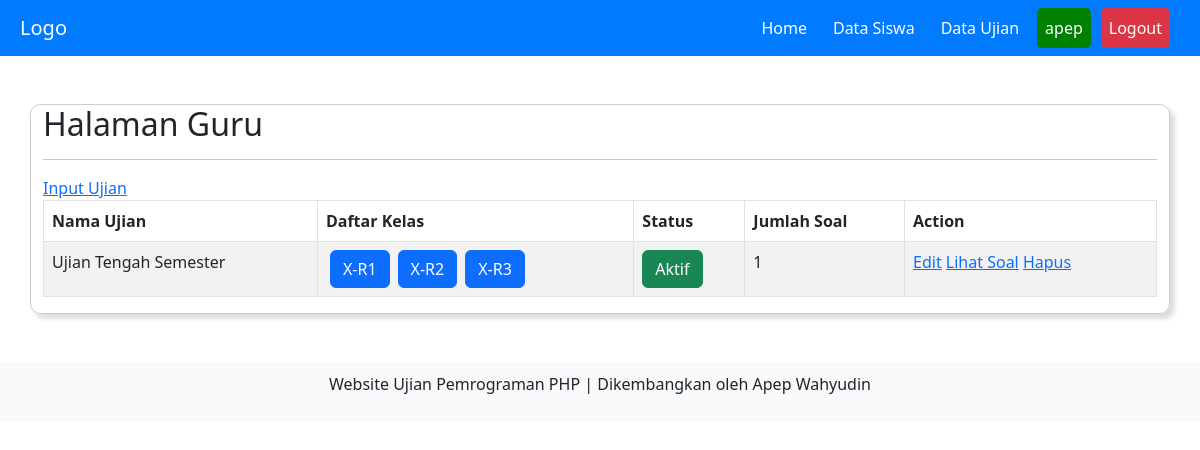
The page /guru/home.php (signed in) on the database its author committed.
### tables this page shows
CREATE TABLE `ujian` (
  `id_ujian` int(11) NOT NULL,
  `nama_ujian` varchar(50) NOT NULL,
  `status` varchar(15) NOT NULL,
  `id_guru` int(11) NOT NULL
);

CREATE TABLE `ujian_kelas` (
  `id_ujian_kelas` int(11) NOT NULL,
  `id_ujian` int(11) NOT NULL,
  `id_kelas` int(11) NOT NULL
);

CREATE TABLE `kelas` (
  `id_kelas` int(11) NOT NULL,
  `nama_kelas` varchar(10) NOT NULL,
  `status` enum('aktif','nonaktif') NOT NULL,
  `id_guru` int(11) NOT NULL
);

### guru/ujian.php (the view)
<a href="home.php?page=input_ujian">Input Ujian</a>
<table id="myTable" class="table table-striped table-bordered" style="width:100%">
    <thead>
        <tr>
            <th>Nama Ujian</th>
            <th>Daftar Kelas</th>
            <th>Status</th>
            <th>Jumlah Soal</th>
            <th>Action</th>
        </tr>
    </thead>
    <tbody>
        <?php
        $id_guru = $_SESSION['id_guru'];
        $qry_ujian = mysqli_query($koneksi, "SELECT * FROM ujian WHERE id_guru = '$id_guru'");
        while ($data_ujian = mysqli_fetch_assoc($qry_ujian)) {
        ?>
            <tr>
                <td><?= $data_ujian['nama_ujian']; ?></td>
                <td>
                    <?php
                    $query_kelas = mysqli_query($koneksi, "SELECT ujian_kelas.id_ujian_kelas, kelas.nama_kelas
                        FROM ujian_kelas
                        INNER JOIN kelas ON ujian_kelas.id_kelas = kelas.id_kelas
                        WHERE ujian_kelas.id_ujian = '$data_ujian[id_ujian]'
                        ORDER BY ujian_kelas.id_kelas ASC");
                    while ($data_kelas = mysqli_fetch_assoc($query_kelas)) {
                        echo "<span class='btn btn-primary mx-1'>{$data_kelas['nama_kelas']}</span>";
                    }
                    ?>
                </td>
                <td>
                    <?php
                    if ($data_ujian['status'] == 'aktif') {
                        $class = 'btn-success';
                    } else {
                        $class = 'btn-warning';
                    }
                    echo "<span class='btn {$class}'>" . ucwords($data_ujian['status']) . "</span>"; ?>
                </td>
                <td>
                    <?php
                    $qry_Soal = mysqli_query($koneksi, "SELECT soal FROM soal WHERE id_ujian='$data_ujian[id_ujian]'");
                    $jmlh_soal = mysqli_num_rows($qry_Soal);
                    echo $jmlh_soal;
                    ?>
                </td>
                <td>
                    <?= "<a href='home.php?page=soal&id_ujian=" . $data_ujian['id_ujian'] . "'>Edit</a>" ?>
                    <?= "<a href='home.php?page=soal&id_ujian=" . $data_ujian['id_ujian'] . "'>Lihat Soal</a>" ?>
                    <a href="hapus_ujian.php?id_ujian=<?= $data_ujian['id_ujian']; ?>" onclick="return confirm('Data ujian akan dihapus! Lanjutkan?')">Hapus</a>
                </td>
            </tr>
        <?php
        }
        ?>
    </tbody>
</table>

### rows shown on the page
ujian: nama_ujian "Ujian Tengah Semester", status "Aktif", jmlh_soal "1"
ujian_kelas: id_kelas.nama_kelas "X-R1"
ujian_kelas: id_kelas.nama_kelas "X-R2"
ujian_kelas: id_kelas.nama_kelas "X-R3"

### other values the page prints
$_SESSION["username"] "apep"
